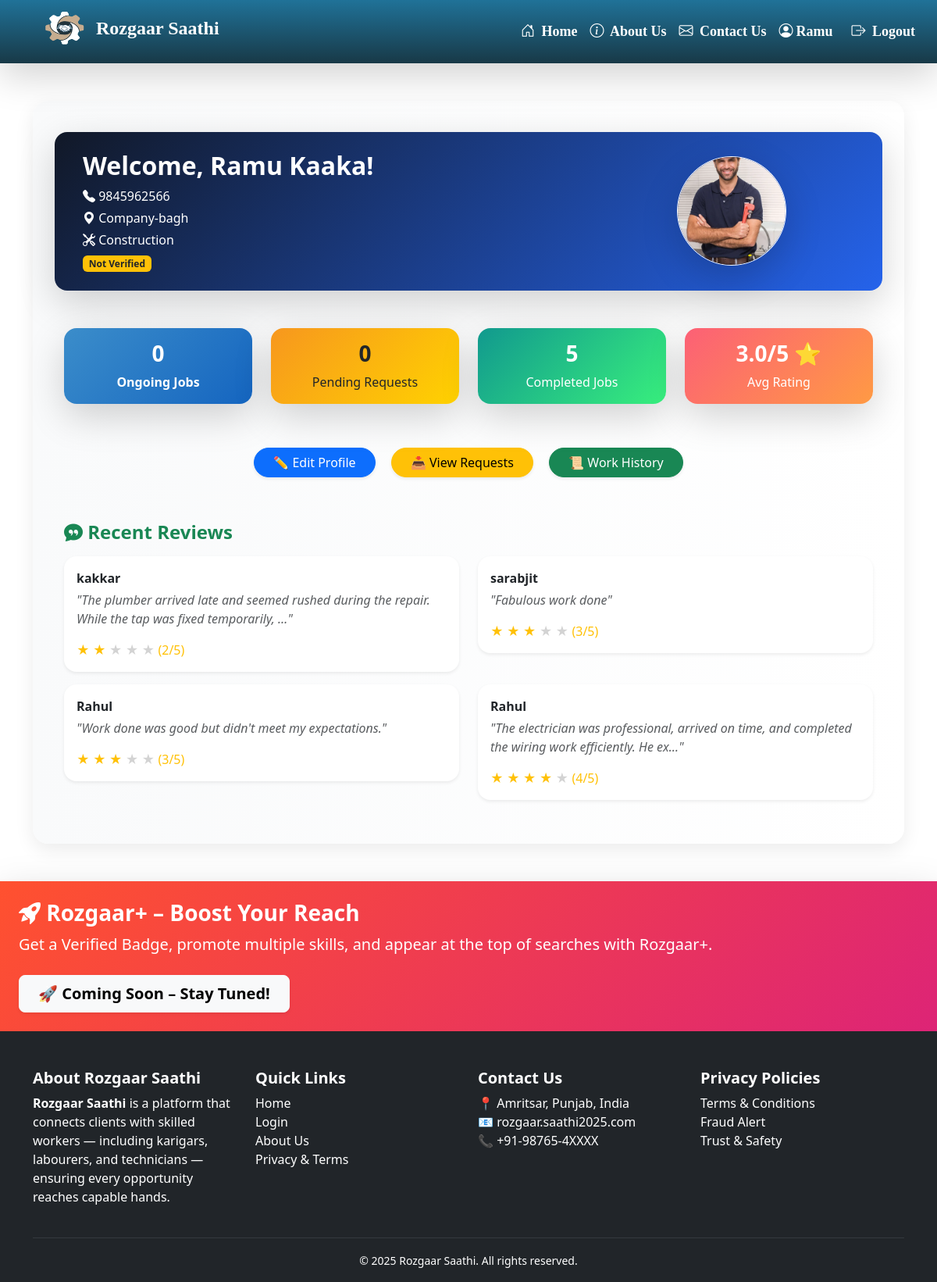
Before: /hunarbaaz/dashboard/ (signed in) with the older database file.
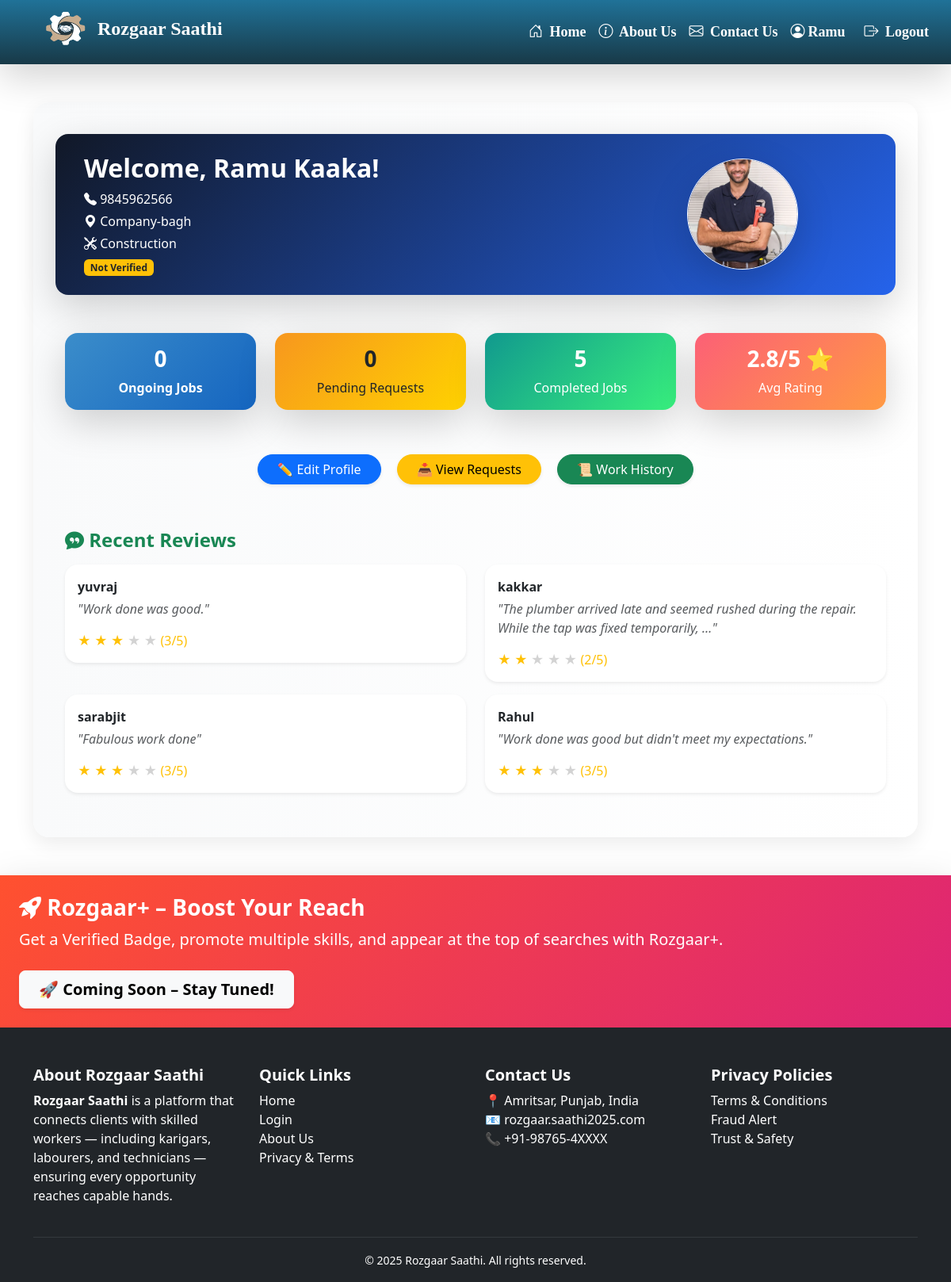
After: the same page with the newer database file.
### hunarbaaz/models.py (models this page shows, shortened)
class Hunarbaaz(models.Model):
    SKILL_CHOICES = [
        ('', 'Tell us your skill'),  # placeholder
        ('Construction', 'Construction'),
        ('Electrician', 'Electrician'),
        ('Painter', 'Painter'),
        ('Domestic Worker', 'Domestic Worker'),
        ('Plumber', 'Plumber'),
        ('Carpenter', 'Carpenter'),
        ('Electronics Repair', 'Electronics Repair'),
        ('Mechanic', 'Mechanic'),
        ('Others', 'Others'),
    ]
    locations=[
        ('','Select you location'),
        ('Vallah/Verka','Vallah/Verka'),
        ('Hall Bazaar','Hall Bazaar'),
        ('Ranjit-Avenue','Ranjit-Avenue'),
        ('Company-bagh','Company-bagh'),
        ('Golden-gate','Golden-gate'),
        ('Putlighar','Putlighar'),
        ('Ramgharia gate','Ramgharia gate'),
        ('Batala-road','Batala-road'),
        ('Majitha-road','Majitha-road'),
        ('Ram Bagh','Ram Bagh'),
        ('other','other')
    ]
    GENDER_CHOICES = [("","-------"),
        ("M", "Male"),
        ("F", "Female"),
        ("O", "Other"),
    ]
    user = models.OneToOneField(User, on_delete=models.CASCADE)
    full_name = models.CharField(max_length=100)
    mobile = models.CharField(max_length=10,unique=True,validators=[mobile_validator])
    gender = models.CharField(
        max_length=1,
        choices=GENDER_CHOICES,
        default="M",
        verbose_name="Gender",
    )
    skill = models.CharField(max_length=50, choices=SKILL_CHOICES)
    location = models.CharField(max_length=100, choices=locations)
    experience = models.PositiveIntegerField(help_text="Years of experience")
    aadhaar_number = models.CharField(max_length=12,unique=True,validators=[aadhaar_validator])
    wages = models.PositiveIntegerField(help_text="required pay for 8 hours" ,blank=False,null=False, default=False)
    profile_pic = models.ImageField(upload_to='hunarbaaz/profile_pics/',null=True, blank=True)
    work_sample_1=models.ImageField(upload_to='hunarbaaz/work_samples/', null=True, blank=True)
    work_sample_2=models.ImageField(upload_to='hunarbaaz/work_samples/', null=True, blank=True)
    work_sample_3=models.ImageField(upload_to='hunarbaaz/work_samples/', null=True, blank=True)
    is_verified = models.BooleanField(default=False)
    created_at = models.DateTimeField(auto_now_add=True)

### client/models.py (models this page shows, shortened)
class PostRequest(models.Model):
    client = models.ForeignKey(User, on_delete=models.CASCADE, related_name='sent_requests')
    hunarbaaz = models.ForeignKey('hunarbaaz.Hunarbaaz', on_delete=models.CASCADE, related_name='received_requests')
    job_description = models.TextField()
    location = models.CharField(max_length=100)
    start_date = models.DateField(help_text="Start date of the job",null=False,blank=True)
    end_date = models.DateField(help_text="Expected completion date",null=False,blank=True)
    JOB_TYPE_CHOICES = [
        ('residential', 'Residential'),
        ('commercial', 'Commercial'),
    ]
    job_type = models.CharField(max_length=20,choices=JOB_TYPE_CHOICES,default='residential',help_text="Type of job location")
    working_hours = models.PositiveIntegerField(
        null=True,
        blank=True,
        help_text="Estimated total working hours for this job"
    )
    is_accepted = models.BooleanField(null=True, blank=True)  # None = Pending, True = Accepted, False = Rejected
    is_completed = models.BooleanField(default=False)
    is_cancelled = models.BooleanField(default=False, help_text="Whether the client has cancelled the request")
    created_at = models.DateTimeField(auto_now_add=True)
    rating = models.IntegerField(
    validators=[MinValueValidator(1), MaxValueValidator(5)],
    null=True,
    blank=True,
    help_text="Client rating after completion (1 to 5)"
)
    review = models.TextField(null=True, blank=True, help_text="Optional client feedback")

### hunarbaaz/views.py (the view)
# urls.py: path('dashboard/', views.hunarbaaz_dashboard, name='hunarbaaz_dashboard'),
@login_required
def hunarbaaz_dashboard(request):
    try:
        profile = Hunarbaaz.objects.get(user=request.user)
    except Hunarbaaz.DoesNotExist:
        return redirect('hunarbaaz:edit_profile')
    requests = PostRequest.objects.filter(hunarbaaz=profile)
    recent_reviews = PostRequest.objects.filter(
        hunarbaaz=profile,
        is_completed=True,
        rating__isnull=False,
        review__isnull=False
    ).order_by('-created_at')[:4]
    average_rating = recent_reviews.aggregate(Avg('rating'))['rating__avg']
    average_rating = round(average_rating, 1) if average_rating else 0
    context = {
        'name': profile.full_name,
        'profile_pic': profile.profile_pic.url if profile.profile_pic else None,
        'location': profile.location,
        'skills': [profile.skill] if profile.skill else ['Not Set'],
        'aadhaar_verified': profile.is_verified,
        'pending_requests': requests.filter(is_accepted__isnull=True).count(),
        'ongoing_jobs': requests.filter(is_completed=False,is_accepted=True).count(),
        'completed_jobs': requests.filter(is_completed=True).count(),
        'rating': average_rating,
        'recent_reviews': recent_reviews
    }
    return render(request, 'hunarbaaz/dashboard.html', context)

### hunarbaaz/templates/hunarbaaz/dashboard.html (shortened to what this page needs)
{% extends 'base/base.html' %}
{% load static %}
{% block content %}
<link rel="stylesheet" href="{% static 'hunarbaaz/css/dashboard.css' %}">
<link rel="stylesheet" href="https://cdn.jsdelivr.net/npm/bootstrap-icons@1.10.5/font/bootstrap-icons.css">
<div class="container mt-5">
  <div class="dashboard-box mb-5">
<div class="row align-items-center mb-5 p-4 rounded-4 shadow-lg"
     style="background: linear-gradient(135deg, #111827, #2563EB);">
      <div class="col-md-8 text-white">
        <h2 class="fw-bold mb-2">Welcome, {{ user.hunarbaaz.full_name }}!</h2>
        <p class="mb-1"><i class="bi bi-telephone-fill"></i> {{ user.hunarbaaz.mobile }}</p>
        <p class="mb-1"><i class="bi bi-geo-alt-fill"></i> {{ user.hunarbaaz.location }}</p>
        <p class="mb-0"><i class="bi bi-tools"></i> {{ user.hunarbaaz.skill }}</p>
        <span class="badge {% if aadhaar_verified %}bg-success{% else %}bg-warning text-dark{% endif %} mt-2">
          {% if aadhaar_verified %}Verified{% else %}Not Verified{% endif %}
        </span>
      </div>
      <div class="col-md-4 text-center">
        {% if user.hunarbaaz.profile_pic %}
          <img src="{{ user.hunarbaaz.profile_pic.url }}" alt="Profile Picture" class="profile-pic border border-white shadow-lg rounded-circle" style="width:140px; height:140px; object-fit:cover;">
        {% else %}
          <img src="{% static 'base/images/default-user.png' %}" alt="Default" class="profile-pic border border-white shadow-lg rounded-circle" style="width:140px; height:140px; object-fit:cover;">
        {% endif %}
      </div>
    </div>
    <div class="row text-center g-4 mb-5">
      <div class="col-6 col-md-3">
        <div class="card border-0 shadow-lg rounded-4 p-3" style="background:linear-gradient(135deg, #3b8dca, #1565c0);">
          <h3 class="fw-bold text-white">{{ ongoing_jobs }}</h3>
          <p class="mb-0 text-white"><b>Ongoing Jobs</b></p>
        </div>
      </div>
      <div class="col-6 col-md-3">
        <div class="card border-0 shadow-lg rounded-4 p-3" style="background: linear-gradient(135deg, #f7971e, #ffd200);">
          <h3 class="fw-bold text-dark">{{ pending_requests }}</h3>
          <p class="mb-0 text-dark">Pending Requests</p>
        </div>
      </div>
      <div class="col-6 col-md-3">
        <div class="card border-0 shadow-lg rounded-4 p-3" style="background: linear-gradient(135deg, #11998e, #38ef7d);">
          <h3 class="fw-bold text-white">{{ completed_jobs }}</h3>
          <p class="mb-0 text-white">Completed Jobs</p>
        </div>
      </div>
      <div class="col-6 col-md-3">
        <div class="card border-0 shadow-lg rounded-4 p-3" style="background: linear-gradient(135deg, #fc6076, #ff9a44);">
          <h3 class="fw-bold text-white">{{ rating }}/5 ⭐</h3>
          <p class="mb-0 text-white">Avg Rating</p>
        </div>
      </div>
    </div>
    <div class="text-center mb-5">
      <a href="{% url 'hunarbaaz:edit_profile' %}" class="btn btn-primary rounded-pill px-4 m-2 shadow-sm">✏ Edit Profile</a>
      <a href="{% url 'hunarbaaz:view_requests' %}" class="btn btn-warning rounded-pill px-4 m-2 shadow-sm">📥 View Requests</a>
      <a href="{% url 'hunarbaaz:work_history' %}" class="btn btn-success rounded-pill px-4 m-2 shadow-sm">📜 Work History</a>
    </div>
    <div class="mt-4">
      <h4 class="fw-bold text-success mb-3"><i class="bi bi-chat-quote-fill"></i> Recent Reviews</h4>
      <div class="row">
        {% for review in recent_reviews %}
          <div class="col-md-6">
            <div class="card mb-3 shadow-sm rounded-4 border-0">
              <div class="card-body">
                <p class="fw-bold mb-1">{{ review.client.username }}</p>
                <p class="text-muted fst-italic">"{{ review.review|truncatechars:100 }}"</p>
                <p class="text-warning mb-0">
                  {% for i in '12345'|make_list %}
                    {% if forloop.counter <= review.rating %}
                      ★
                    {% else %}
                      <span style="color: lightgray;">★</span>
                    {% endif %}
                  {% endfor %} ({{ review.rating }}/5)
                </p>
              </div>
            </div>
          </div>
        {% empty %}
          <p class="text-muted">No reviews yet.</p>
        {% endfor %}
      </div>
    </div>
</div>
</div>
<div class="shadow-lg mt-5 p-4 text-white" style="background: linear-gradient(135deg, #ff512f, #dd2476);" data-aos="zoom-in-up">
  <h3 class="fw-bold"><i class="bi bi-rocket-takeoff-fill"></i> Rozgaar+ – Boost Your Reach</h3>
  <p class="fs-5">Get a Verified Badge, promote multiple skills, and appear at the top of searches with Rozgaar+.</p>
  <a href="#" class="btn btn-light btn-lg mt-2 px-4 fw-semibold shadow-sm">🚀 Coming Soon – Stay Tuned!</a>
</div>
{% endblock %}

### base/templates/base/base.html (shortened to what this page needs)
{% load static %}
<!DOCTYPE html>
<html lang="en">
<head>
    <link href="https://cdn.jsdelivr.net/npm/bootstrap@5.3.0/dist/css/bootstrap.min.css" rel="stylesheet">
<link rel="stylesheet" href="https://cdnjs.cloudflare.com/ajax/libs/font-awesome/6.5.0/css/all.min.css">
<link href="https://cdn.jsdelivr.net/npm/bootstrap-icons@1.10.5/font/bootstrap-icons.css" rel="stylesheet">
<link rel="stylesheet" href="{% static 'base/css/style.css' %}">
<link rel="stylesheet" href="{% static 'base/css/login.css' %}">
<link href="https://cdn.jsdelivr.net/npm/aos@2.3.4/dist/aos.css" rel="stylesheet">
</head>
<body>
<nav class="navbar navbar-expand-lg navbar-dark shadow-lg">
  <div class="container-fluid" id="navbar-cont">
    <a class="navbar-brand fw-bold fs-4 d-flex align-items-center" href="{% url 'home' %}">
      <img src="{% static 'base/images/logo.png' %}" style="height: 55px; width: 65px;" class="me-2">
      <span class="text-white">Rozgaar Saathi</span>
    </a>
    <div class="collapse navbar-collapse justify-content-end" id="navbarNav">
      <ul class="navbar-nav align-items-center">
        <li class="nav-item">
          <a class="nav-link nav-anim" href="{% url 'home' %}">
            <i class="bi bi-house-door me-1"></i> Home
          </a>
        </li>
        <li class="nav-item">
          <a class="nav-link nav-anim" href="{% url 'about' %}">
            <i class="bi bi-info-circle me-1"></i> About Us
          </a>
        </li>
        <li class="nav-item">
          <a class="nav-link nav-anim" href="{% url 'reviews:contact_review' %}">
            <i class="bi bi-envelope me-1"></i> Contact Us
          </a>
        </li>
        {% if user.is_authenticated %}
          {% if user.clientprofile %}
          <li class="nav-item">
              <a class="nav-link nav-anim" href="{% url 'client:all_profiles' %}">
                <i class="bi bi-people me-1"></i> Browse Hunarbaaz
              </a>
            </li>
            <li class="nav-item">
              <a class="nav-link nav-anim" href="{% url 'client:client_dashboard' %}">
               <i class="bi bi-person-circle me-1"></i> {{ user.username }}
              </a>
            </li>
          {% elif user.hunarbaaz %}
            <li class="nav-item">
              <a class="nav-link nav-anim" href="{% url 'hunarbaaz:hunarbaaz_dashboard' %}">
                <i class="bi bi-person-circle me-1"></i>{{ user.username }}
              </a>
            </li>
          {% endif %}
          <li class="nav-item">
            <form method="post" action="{% url 'logout' %}" class="d-inline">
              <button type="submit" class="btn nav-link nav-anim ms-2">
                <i class="bi bi-box-arrow-right me-1"></i> Logout
              </button>
            </form>
          </li>
        {% else %}
          <li class="nav-item">
            <a class="nav-link nav-anim" href="{% url 'login' %}">
              <i class="bi bi-box-arrow-in-right me-1"></i> Login / Register
            </a>
          </li>
        {% endif %}
      </ul>
    </div>
  </div>
</nav>
{% block content %}{% endblock %}
<footer class="bg-dark text-white pt-5">
  <div class="container">
    <div class="row gy-4">
      <div class="col-md-3 col-sm-6">
        <h5 class="fw-bold">About Rozgaar Saathi</h5>
        <p>
          <strong>Rozgaar Saathi</strong> is a platform that connects clients with skilled workers — including karigars, labourers, and technicians — ensuring every opportunity reaches capable hands.
        </p>
      </div>
      <div class="col-md-3 col-sm-6">
        <h5 class="fw-bold">Quick Links</h5>
        <ul class="list-unstyled">
          <li><a href="{% url 'home' %}" class="text-white text-decoration-none">Home</a></li>
          <li><a href="{% url 'login' %}" class="text-white text-decoration-none">Login</a></li>
          <li><a href="{% url 'about' %}" class="text-white text-decoration-none">About Us</a></li>
          <li><a href="{% url 'privacy_terms' %}" class="text-white text-decoration-none">Privacy & Terms</a></li>
        </ul>
      </div>
      <div class="col-md-3 col-sm-6">
        <h5 class="fw-bold">Contact Us</h5>
        <ul class="list-unstyled">
          <li>📍 Amritsar, Punjab, India</li>
          <li>📧 rozgaar.saathi2025.com</li>
          <li>📞 +91-98765-4XXXX</li>
        </ul>
      </div>
      <div class="col-md-3 col-sm-6">
        <h5 class="fw-bold">Privacy Policies</h5>
        <ul class="list-unstyled">
          <li>Terms & Conditions</li>
          <li>Fraud Alert</li>
          <li>Trust & Safety</li>
        </ul>
      </div>
    </div>
    <hr class="border-secondary mt-4">
    <div class="text-center pb-3">
      <small>&copy; 2025 Rozgaar Saathi. All rights reserved.</small>
    </div>
  </div>
</footer>
</html>

### base/static/base/css/style.css (style rules this page uses)
body { background-color: white; }
ul { z-index: 9999; }
.navbar { background: linear-gradient(to top, #183947, #207298); backdrop-filter: blur(10px); transition: background 0.3s ease-in-out; font-family: chiller; }
.navbar-brand { width: 410px; padding: 0 0 10px 10px; }
#navbarNav { background: none; width: auto; z-index: 9999; position: relative; }
#navbar-cont { padding: 0 20px 0 40px; z-index: 999; }
.navbar-collapse { z-index: 9999; background-color: #212529; }
.navbar-nav .nav-link { font-size: 18px; font-weight: bold; background: none; transition: all 0.3s ease; position: relative; color: white; border-radius: 8px; padding: 8px 16px; display: inline-block; }
.navbar-nav .nav-link::after, .nav-link::after { display: none !important; }

### hunarbaaz/static/hunarbaaz/css/dashboard.css (style rules this page uses)
.profile-pic { width: 180px; height: 200px; object-fit: cover; border-radius: 20%; border: 4px solid #2563EB; }
.dashboard-box { background: linear-gradient(to right, #F9FAFB, #ffffff); padding: 2.5rem; border-radius: 1.25rem; box-shadow: 0 8px 24px rgba(0, 0, 0, 0.08); }

Changed rows visible on the page:
no longer on this page (row unchanged): PostRequest: client.username "Rahul", review "The electrician was professional, arrived on time, and completed the wiring work efficiently. He ex…", rating "4"
now on this page (row edited): PostRequest: client.username "yuvraj", review "Work done was good.", rating "3"
Other visible differences:
{{ rating }}: "3.0" → "2.8"
